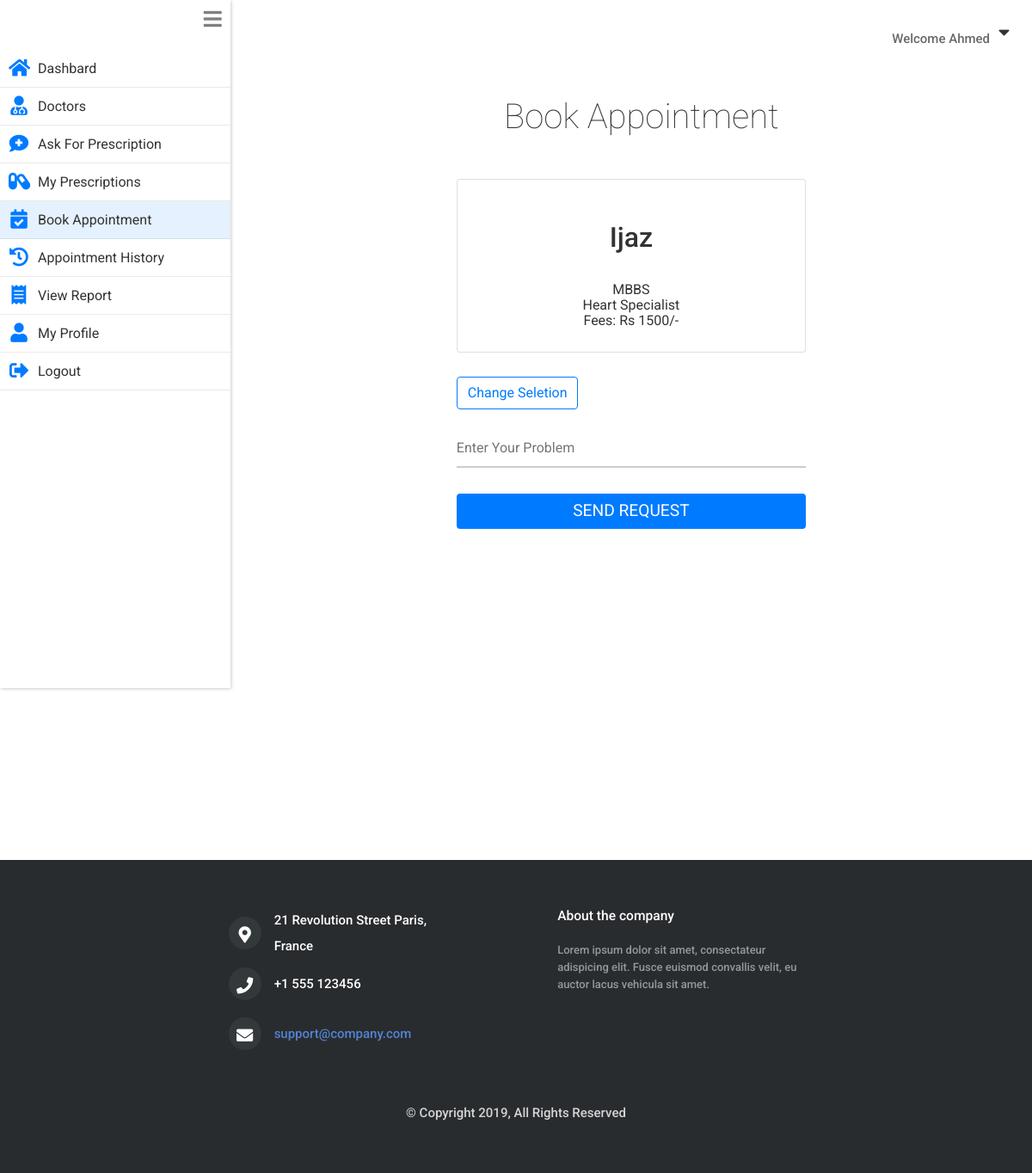
The page /patient/book_appointment.php?doctor_id=23 (signed in) on the database its author committed.
### tables this page shows
CREATE TABLE `patients` (
  `id` int(11) NOT NULL,
  `username` varchar(255) NOT NULL,
  `name` varchar(255) NOT NULL,
  `email` varchar(255) NOT NULL,
  `gender` varchar(6) NOT NULL,
  `hashedPassword` varchar(255) NOT NULL,
  `phone` varchar(255) NOT NULL,
  `address` varchar(255) NOT NULL,
  `city` varchar(255) NOT NULL,
  `dob` varchar(255) NOT NULL,
  `created_on` timestamp NOT NULL DEFAULT CURRENT_TIMESTAMP
);

CREATE TABLE `doctors` (
  `id` int(11) NOT NULL,
  `username` varchar(255) NOT NULL,
  `name` varchar(255) NOT NULL,
  `email` varchar(255) NOT NULL,
  `gender` varchar(6) NOT NULL,
  `hashedPassword` varchar(255) NOT NULL,
  `phone` varchar(60) NOT NULL,
  `address` varchar(255) NOT NULL,
  `city` varchar(60) NOT NULL,
  `dob` varchar(255) NOT NULL,
  `about` varchar(255) NOT NULL,
  `specialization` varchar(60) NOT NULL,
  `qualification` varchar(60) NOT NULL,
  `fees` int(11) NOT NULL,
  `created_on` timestamp NOT NULL DEFAULT CURRENT_TIMESTAMP
);

### private/functions.php (called while the page is built, shortened)
<?php
function loggedInPatientId(){
  return $_SESSION[SessionContract::SESSION_PATIENT_ID];
}
  function urlFor($script_path) {
      if($script_path[0] != '/') {
        $script_path = "/" . $script_path;
      }
      return WWW_ROOT . $script_path;
  }
  function getStylePath($stylesheet_name) {
      if($stylesheet_name[0] != '/') {
        $stylesheet_name = "/" . $stylesheet_name;
      }
      return STYLES_PATH . $stylesheet_name;
  }
?>

### private/model/patient.class.php (called while the page is built, shortened)
<?php
class Patient {
    private $name;
    static private $db;
  static public function setDatabase($pdo){
    if($pdo){
      Patient::$db = $pdo;
    }
    else{
      throw new \Exception("Please pass valid database in Patient ");
    }
  }
  static public function find_patient_by_id($id){
    $queryString  = "SELECT * FROM ".PatientTable::TABLE_NAME." ";
    $queryString .= "WHERE ".PatientTable::COLUMN_ID." = ?";
    $stmt = Patient::$db->prepare($queryString);
    $stmt->execute([$id]);
    $patient = $stmt->fetch(PDO::FETCH_ASSOC);
    if($patient){
      return new Patient($patient);
    }
    else {
      return false;
    }
  }
  public function setName($name='')
  {
    $this->name = $name;
  }
  public function getName()
  {
    return $this->name;
  }
}
?>

### private/model/doctor.class.php (called while the page is built, shortened)
<?php
class Doctor
{
    private $id;
    private $name;
    private $specialization;
    private $qualification;
    private $fees;
    static private $db;
    function __construct($args =[]){
            $this->setId($args[DoctorTable::COLUMN_ID] ?? '');
    }
    static public function setDatabase($pdo){
      if($pdo){
        Doctor::$db = $pdo;
      }
      else{
        throw new \Exception("Please pass valid database in doctor ");
      }
    }
    static public function find_doctor_by_id($id){
        $queryString = "SELECT * FROM ".DoctorTable::TABLE_NAME;
        $queryString .= " WHERE ".DoctorTable::COLUMN_ID." = ?";
        $stmt = Doctor::$db->prepare($queryString);
        $stmt->execute([$id]);
        $doctor = $stmt->fetch(PDO::FETCH_ASSOC);
        if($doctor){
          return new Doctor($doctor);
        }
        return false;
    }
    public function getId() {
         return $this->id;
    }
    public function setId($id) {
         $this->id = $id;
         $this->reviews = Review::find_reviews_by_doctor_id($id);
    }
    public function getName() {
         return $this->name;
    }
    public function setName($name) {
         $this->name = $name;
    }
    public function getSpecialization() {
         return $this->specialization;
    }
    public function setSpecialization($specialization) {
         $this->specialization = $specialization;
    }
    public function getQualification() {
         return $this->qualification;
    }
    public function setQualification($qualification) {
         $this->qualification = $qualification;
    }
    public function getFees() {
         return $this->fees;
    }
    public function setFees($fees) {
         $this->fees = $fees;
    }
}
 ?>

### private/model/review.class.php (called while the page is built, shortened)
<?php
class Review
{
    static private $db;
    static public function setDatabase($pdo){
      if($pdo){
        Review::$db = $pdo;
      }
      else{
        throw new \Exception("Please pass valid database in Review1 ");
      }
    }
    static public function find_reviews_by_doctor_id($doctor_id){
        $queryString  = "SELECT * FROM ".ReviewTable::TABLE_NAME." ";
        $queryString .= "WHERE ".ReviewTable::COLUMN_DOCTOR_ID." = ?";
        $stmt = Review::$db->prepare($queryString);
        $stmt->execute([$doctor_id]);
        $reviews  = $stmt->fetchAll(PDO::FETCH_ASSOC);
        if(!empty($reviews)){
          return $reviews;
        }else{
          return false;
        }
      }
}
?>

### public/patient/book_appointment.php (the view, shortened to what this page needs)
<?php  require_once('../../private/initialize.php');
    $isDoctorSelected = isset($_GET['doctor_id']) ? true : false;
    if($isDoctorSelected){
      $doctor_id =  $_GET['doctor_id'];
      $doctor = Doctor::find_doctor_by_id($doctor_id);
    }
    $page_title = "Book Appointment";
    require_once(getSharedFilePath('patient/header.php'));
?>
  <section class="main_content mt-5 ">
    <h1 class="mb-5">Book Appointment</h1>
    <form  class="col-11 mx-auto col-sm-8 col-md-6" action="<?php echo $_SERVER["SCRIPT_NAME"]."?".AppointmentTable::COLUMN_DOCTOR_ID."=".$doctor->getId(); ?>" method="post">
      <?php if(!$isDoctorSelected){ ?>
        <div class="form-group">
          <button onclick="location.href='<?php echo urlFor("patient/doctors.php"); ?>';" class="btn btn-outline-primary mb-5">Select Doctor</button>
        <?php }else{?>
            <div  class="seleted_doctor card text-center" >
              <h5 class="card-title text-capitalize p-4"><?php echo $doctor->getName(); ?></h5>
              <div class="card-subtitle"><?php echo $doctor->getQualification(); ?></div>
              <div class="card-subtitle"><?php echo $doctor->getSpecialization(); ?></div>
              <div class="card-subtitle">Fees: Rs <?php echo $doctor->getFees(); ?>/-</div>
            </div>
            <button class="btn btn-outline-primary mb-4 mt-1" onclick="location.href='<?php echo urlFor("patient/doctors.php"); ?>';" >Change Seletion</button>
          <?php } ?>
      <div class="input-group">
        <input  class="input--style-1" type="text" placeholder="Enter Your Problem" name="<?php echo AppointmentTable::COLUMN_PATIENT_PROBLEM;  ?>" value="" required  >
      </div>
      <input  class="btn btn-primary" type="Submit" name="submit" value="Send Request">
    </form>
  </section>
<?php     require_once(getSharedFilePath('patient/footer.php')); ?>

### private/shared/patient/header.php (shortened to what this page needs)
<?php
  $patient_id = loggedInPatientId();
  $patient = Patient::find_patient_by_id($patient_id);
 ?>
<!DOCTYPE html>
<html lang="en" dir="ltr">
  <head>
    <link rel="stylesheet" href="<?php echo getStylePath("main.css"); ?>">
    <link rel="stylesheet" href="https://stackpath.bootstrapcdn.com/bootstrap/4.3.1/css/bootstrap.min.css">
    <link rel="stylesheet" href="https://use.fontawesome.com/releases/v5.7.0/css/all.css">
  </head>
  <body>
      <div class="welcome_bar">
        <p>Welcome <?php echo $patient->getName(); ?> </p><i  id="welcome_drop_down_btn" class="fas fa-caret-down"></i>
      </div>
    <div class="content">
      <nav class="drawer   ">
         <i id="drawer_icon" class="fas fa-bars"></i>
         <ul>
         <li onclick="location.href='<?php echo urlFor("patient/index.php"); ?>';"
           class="<?php if($page_title=='Dashboard'){echo "item_selected";}; ?>">
           <i class="drawer_item_icon fas fa-home"></i>
           <a>Dashbard</a>
         </li>
         <li  onclick="location.href='<?php echo urlFor("patient/doctors.php"); ?>';"
           class="<?php if($page_title=='Doctors'){echo "item_selected";}; ?>">
           <i  class="drawer_item_icon fas fa-user-md"></i>
           <a>Doctors</a>
         </li>
         <li onclick="location.href='<?php echo urlFor("patient/ask_for_prescription.php"); ?>';"
           class="<?php if($page_title=='Ask For Prescription'){echo "item_selected";}; ?>">
           <i class="drawer_item_icon fas fa-comment-medical"></i>
           <a>Ask For Prescription</a>
         </li>
         <li onclick="location.href='<?php echo urlFor("patient/my_prescriptions.php"); ?>';"
           class="<?php if($page_title=='My Prescriptions'){echo "item_selected";}; ?>">
           <i class="drawer_item_icon fas fa-capsules"></i>
           <a>My Prescriptions</a>
         </li>
         <li  onclick="location.href='<?php echo urlFor("patient/book_appointment.php"); ?>';"
           class="<?php if($page_title=='Book Appointment'){echo "item_selected";}; ?>">
           <i class="drawer_item_icon fas fa-calendar-check"></i>
           <a>Book Appointment</a>
         </li>
         <li  onclick="location.href='<?php echo urlFor("patient/my_appointments.php"); ?>';"
           class="<?php if($page_title=='My Appointments'){echo "item_selected";}; ?>">
           <i class="drawer_item_icon fas fa-history"></i>
           <a>Appointment History</a>
         </li>
         <li onclick="location.href='<?php echo urlFor("patient/report.php"); ?>';"
           class="<?php if($page_title=='View Report'){echo "item_selected";}; ?>">
           <i class="drawer_item_icon fas fa-receipt"></i>
           <a>View Report</a>
         </li>
         <li onclick="location.href='<?php echo urlFor("patient/profile.php"); ?>';"
           class="<?php if($page_title=='Profile'){echo "item_selected";}; ?>">
           <i class="drawer_item_icon fas fa-user"></i>
           <a>My Profile</a>
         </li>
         <li onclick="location.href='<?php echo urlFor("patient/doLogout.php"); ?>';">
           <i class="drawer_item_icon fas fa-sign-out-alt"></i>
           <a>Logout</a>
         </li>
       </ul>
      </nav>

### private/styles/css/main.css (style rules this page uses)
* { margin: 0; padding: 0; -webkit-font-smoothing: antialiased; -webkit-text-shadow: rgba(0, 0, 0, 0.01) 0 0 1px; text-shadow: rgba(0, 0, 0, 0.01) 0 0 1px; }
body { font-family: 'Roboto', sans-serif; font-size: 15px; font-weight: 500; background: #FFFFFF; color: #696969; }
div { display: block; position: relative; -webkit-box-sizing: border-box; -moz-box-sizing: border-box; box-sizing: border-box; }
ul { list-style: none; margin-bottom: 0px; }
p { font-family: 'Roboto', sans-serif; font-size: 15px; line-height: 2; font-weight: 500; color: #696969; -webkit-font-smoothing: antialiased; -webkit-text-shadow: rgba(0, 0, 0, 0.01) 0 0 1px; text-shadow: rgba(0, 0, 0, 0.01) 0 0 1px; }
p:last-of-type { margin-bottom: 0; }
a { -webkit-transition: all 200ms ease; -moz-transition: all 200ms ease; -ms-transition: all 200ms ease; -o-transition: all 200ms ease; transition: all 200ms ease; }
a, a:hover, a:visited, a:active, a:link { text-decoration: none; }
h1 { font-size: 48px; }
h5 { font-size: 14px; }
h1, h2, h3, h4, h5, h6 { font-family: 'Roboto', sans-serif; -webkit-font-smoothing: antialiased; -webkit-text-shadow: rgba(0, 0, 0, 0.01) 0 0 1px; text-shadow: rgba(0, 0, 0, 0.01) 0 0 1px; }
section { display: block; position: relative; box-sizing: border-box; }
* { margin: 0; padding: 0; font-family: 'Roboto', sans-serif; color: #333333; }
.welcome_bar { display: flex; position: absolute; z-index: 1; top: 0; right: 0; margin: 16px; align-items: center; justify-content: center; }
.welcome_bar p { margin-top: 14px; }
.welcome_bar #welcome_drop_down_btn { font-size: 1.3em; padding: 10px; box-sizing: border-box; fill: #333333; }
.content { display: flex; }
.drawer { position: relative; font-weight: normal; height: 100vh; display: block; box-shadow: 1px 1px 4px rgba(0, 0, 0, 0.2); flex-basis: 350px; }
.drawer #drawer_icon { font-size: 1.5em; color: grey; position: absolute; top: 0; right: 0; padding: 10px; box-sizing: border-box; }
.drawer ul { list-style: none; display: flex; flex-direction: column; padding-top: 58px; }
.drawer li { display: flex; justify-content: flex-start; align-items: center; padding: 10px; padding-right: 48px; box-sizing: border-box; position: relative; }
.drawer li::after { display: inline-block; content: ""; height: 1px; width: 100%; position: absolute; bottom: 0; left: 0; background: rgba(51, 51, 51, 0.1); }
.drawer li a { text-decoration: none; color: #333333; padding-left: 10px; }
.drawer .drawer_item_icon { font-size: 1.4em; text-align: center; width: 24px; height: 24px; color: #007bff; }
.drawer .item_selected { background: rgba(0, 123, 255, 0.1); }
.main_content { width: 100%; padding: 0 30px; margin-bottom: 0px; }
.main_content h1 { font-weight: lighter; text-align: center; margin-left: 24px; margin-top: 64px; }
input { outline: none; margin: 0; border: none; -webkit-box-shadow: none; -moz-box-shadow: none; box-shadow: none; width: 100%; font-size: 14px; font-family: inherit; }
.input-group { position: relative; margin-bottom: 30px; border-bottom: 2px solid #ccc; }
.input--style-1 { padding: 9px 0; color: #666; }
.btn.btn-primary { background: #007bff; font-size: 1.2em; text-transform: uppercase; outline: none; border: 0 solid #000; }
.card { padding: 24px; margin: 24px 0; }
.card .card-title { font-size: 2em; }
.form-control, .btn { min-height: 38px; border-radius: 2px; }
.btn { font-size: 15px; font-weight: bold; }

### rows shown on the page
patients: name "Ahmed"
doctors: name "Ijaz", qualification "MBBS", specialization "Heart Specialist", fees "1500"
